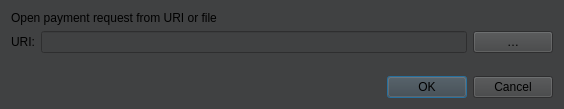
<?xml version="1.0" encoding="UTF-8"?>
<ui version="4.0">
 <class>OpenURIDialog</class>
 <widget class="QDialog" name="OpenURIDialog">
  <property name="geometry">
   <rect>
    <x>0</x>
    <y>0</y>
    <width>564</width>
    <height>109</height>
   </rect>
  </property>
  <property name="windowTitle">
   <string>Open URI</string>
  </property>
  <property name="styleSheet">
   <string notr="true">background-color: rgb(64, 65, 66);</string>
  </property>
  <layout class="QVBoxLayout" name="verticalLayout">
   <item>
    <widget class="QLabel" name="label_2">
     <property name="text">
      <string>Open payment request from URI or file</string>
     </property>
    </widget>
   </item>
   <item>
    <layout class="QHBoxLayout" name="horizontalLayout">
     <item>
      <widget class="QLabel" name="label">
       <property name="text">
        <string>URI:</string>
       </property>
      </widget>
     </item>
     <item>
      <widget class="QValidatedLineEdit" name="uriEdit"/>
     </item>
     <item>
      <widget class="QPushButton" name="selectFileButton">
       <property name="toolTip">
        <string>Select payment request file</string>
       </property>
       <property name="text">
        <string notr="true">…</string>
       </property>
       <property name="autoDefault">
        <bool>false</bool>
       </property>
      </widget>
     </item>
    </layout>
   </item>
   <item>
    <spacer name="verticalSpacer">
     <property name="orientation">
      <enum>Qt::Vertical</enum>
     </property>
     <property name="sizeHint" stdset="0">
      <size>
       <width>20</width>
       <height>40</height>
      </size>
     </property>
    </spacer>
   </item>
   <item>
    <widget class="QDialogButtonBox" name="buttonBox">
     <property name="orientation">
      <enum>Qt::Horizontal</enum>
     </property>
     <property name="standardButtons">
      <set>QDialogButtonBox::Cancel|QDialogButtonBox::Ok</set>
     </property>
    </widget>
   </item>
  </layout>
 </widget>
 <customwidgets>
  <customwidget>
   <class>QValidatedLineEdit</class>
   <extends>QLineEdit</extends>
   <header>qvalidatedlineedit.h</header>
  </customwidget>
 </customwidgets>
 <resources/>
 <connections>
  <connection>
   <sender>buttonBox</sender>
   <signal>accepted()</signal>
   <receiver>OpenURIDialog</receiver>
   <slot>accept()</slot>
   <hints>
    <hint type="sourcelabel">
     <x>248</x>
     <y>254</y>
    </hint>
    <hint type="destinationlabel">
     <x>157</x>
     <y>274</y>
    </hint>
   </hints>
  </connection>
  <connection>
   <sender>buttonBox</sender>
   <signal>rejected()</signal>
   <receiver>OpenURIDialog</receiver>
   <slot>reject()</slot>
   <hints>
    <hint type="sourcelabel">
     <x>316</x>
     <y>260</y>
    </hint>
    <hint type="destinationlabel">
     <x>286</x>
     <y>274</y>
    </hint>
   </hints>
  </connection>
 </connections>
</ui>
